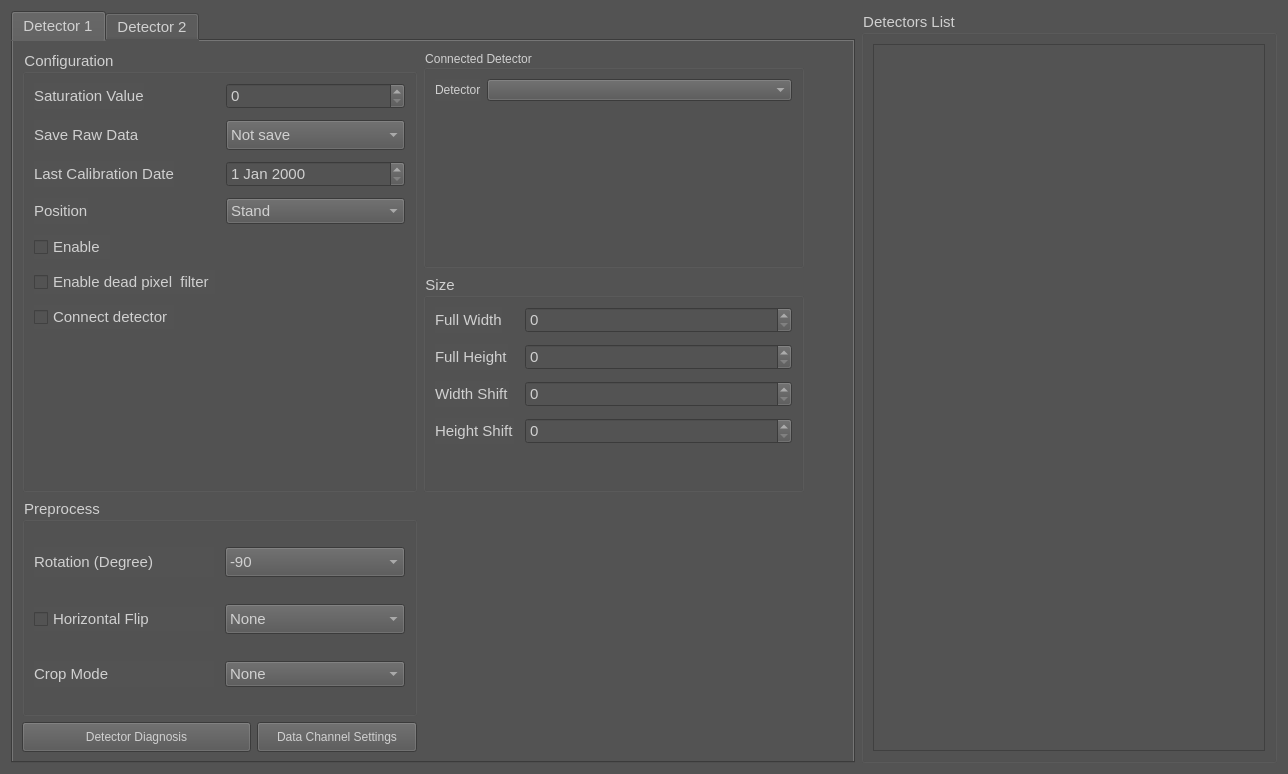
<?xml version="1.0" encoding="UTF-8"?>
<ui version="4.0">
 <class>DetectorConfigurationWidget</class>
 <widget class="QWidget" name="DetectorConfigurationWidget">
  <property name="geometry">
   <rect>
    <x>0</x>
    <y>0</y>
    <width>1288</width>
    <height>774</height>
   </rect>
  </property>
  <property name="font">
   <font>
    <pointsize>11</pointsize>
   </font>
  </property>
  <property name="windowTitle">
   <string>Form</string>
  </property>
  <property name="styleSheet">
   <string notr="true">color: rgb(208, 208, 208);
background-color: rgb(83, 83, 83);</string>
  </property>
  <layout class="QHBoxLayout" name="horizontalLayout_2">
   <item>
    <widget class="QTabWidget" name="tabWidget">
     <property name="currentIndex">
      <number>0</number>
     </property>
     <widget class="QWidget" name="detector1Tab">
      <attribute name="title">
       <string>Detector 1</string>
      </attribute>
      <layout class="QGridLayout" name="gridLayout">
       <item row="2" column="0">
        <widget class="QGroupBox" name="detector1PreProcessStepsGroupBox">
         <property name="font">
          <font>
           <pointsize>11</pointsize>
          </font>
         </property>
         <property name="title">
          <string>Preprocess</string>
         </property>
         <layout class="QGridLayout" name="gridLayout_5">
          <property name="spacing">
           <number>11</number>
          </property>
          <item row="0" column="0">
           <widget class="QLabel" name="detector1RotationDegreeLbl">
            <property name="font">
             <font>
              <pointsize>11</pointsize>
             </font>
            </property>
            <property name="text">
             <string>Rotation (Degree)</string>
            </property>
           </widget>
          </item>
          <item row="0" column="1">
           <widget class="QComboBox" name="detector1RotationDegreeComboBox">
            <property name="minimumSize">
             <size>
              <width>125</width>
              <height>30</height>
             </size>
            </property>
            <property name="font">
             <font>
              <pointsize>11</pointsize>
             </font>
            </property>
            <item>
             <property name="text">
              <string>-90</string>
             </property>
            </item>
            <item>
             <property name="text">
              <string>0</string>
             </property>
            </item>
            <item>
             <property name="text">
              <string>+90</string>
             </property>
            </item>
            <item>
             <property name="text">
              <string>+180</string>
             </property>
            </item>
           </widget>
          </item>
          <item row="1" column="0">
           <widget class="QCheckBox" name="detector1HorizontalFlipCheckBox">
            <property name="font">
             <font>
              <pointsize>11</pointsize>
             </font>
            </property>
            <property name="text">
             <string>Horizontal Flip</string>
            </property>
           </widget>
          </item>
          <item row="1" column="1">
           <widget class="QComboBox" name="dector1CropModeComboBox">
            <property name="minimumSize">
             <size>
              <width>125</width>
              <height>30</height>
             </size>
            </property>
            <property name="font">
             <font>
              <pointsize>11</pointsize>
             </font>
            </property>
            <item>
             <property name="text">
              <string>None</string>
             </property>
            </item>
            <item>
             <property name="text">
              <string>Software</string>
             </property>
            </item>
            <item>
             <property name="text">
              <string>Hardware</string>
             </property>
            </item>
           </widget>
          </item>
          <item row="2" column="0">
           <widget class="QLabel" name="detector1CropModeLbl">
            <property name="font">
             <font>
              <pointsize>11</pointsize>
             </font>
            </property>
            <property name="text">
             <string>Crop Mode</string>
            </property>
           </widget>
          </item>
          <item row="2" column="1">
           <widget class="QComboBox" name="detector1CropModeComboBox">
            <property name="font">
             <font>
              <pointsize>11</pointsize>
             </font>
            </property>
            <item>
             <property name="text">
              <string>None</string>
             </property>
            </item>
            <item>
             <property name="text">
              <string>Software</string>
             </property>
            </item>
            <item>
             <property name="text">
              <string>Hardware</string>
             </property>
            </item>
           </widget>
          </item>
         </layout>
        </widget>
       </item>
       <item row="0" column="1">
        <widget class="QGroupBox" name="connectedDetector1GroupBox">
         <property name="title">
          <string>Connected Detector</string>
         </property>
         <layout class="QFormLayout" name="formLayout_3">
          <item row="0" column="0">
           <widget class="QLabel" name="detectorLbl">
            <property name="text">
             <string>Detector</string>
            </property>
           </widget>
          </item>
          <item row="0" column="1">
           <widget class="QComboBox" name="connectedDetector1ComboBox"/>
          </item>
         </layout>
        </widget>
       </item>
       <item row="3" column="0">
        <layout class="QHBoxLayout" name="horizontalLayout_4">
         <item>
          <widget class="QPushButton" name="detector1DiagnosisPushButton">
           <property name="minimumSize">
            <size>
             <width>0</width>
             <height>30</height>
            </size>
           </property>
           <property name="text">
            <string>Detector Diagnosis</string>
           </property>
          </widget>
         </item>
         <item>
          <widget class="QPushButton" name="detector1DataChannelSettingBtn">
           <property name="minimumSize">
            <size>
             <width>0</width>
             <height>30</height>
            </size>
           </property>
           <property name="maximumSize">
            <size>
             <width>160</width>
             <height>16777215</height>
            </size>
           </property>
           <property name="text">
            <string>Data Channel Settings</string>
           </property>
          </widget>
         </item>
        </layout>
       </item>
       <item row="2" column="1">
        <spacer name="horizontalSpacer_3">
         <property name="orientation">
          <enum>Qt::Orientation::Horizontal</enum>
         </property>
         <property name="sizeHint" stdset="0">
          <size>
           <width>40</width>
           <height>20</height>
          </size>
         </property>
        </spacer>
       </item>
       <item row="0" column="0" rowspan="2">
        <widget class="QGroupBox" name="detector1ConfigurationGroupBox">
         <property name="font">
          <font>
           <pointsize>11</pointsize>
          </font>
         </property>
         <property name="title">
          <string>Configuration</string>
         </property>
         <layout class="QFormLayout" name="formLayout_7">
          <property name="horizontalSpacing">
           <number>11</number>
          </property>
          <property name="verticalSpacing">
           <number>11</number>
          </property>
          <item row="0" column="0">
           <widget class="QLabel" name="detector1SaturationValueLbl">
            <property name="font">
             <font>
              <pointsize>11</pointsize>
             </font>
            </property>
            <property name="text">
             <string>Saturation Value</string>
            </property>
           </widget>
          </item>
          <item row="0" column="1">
           <widget class="QSpinBox" name="detector1SaturationValueSpinBox">
            <property name="font">
             <font>
              <pointsize>11</pointsize>
             </font>
            </property>
           </widget>
          </item>
          <item row="1" column="0">
           <widget class="QLabel" name="detector1SaveRawDataLbl">
            <property name="font">
             <font>
              <pointsize>11</pointsize>
             </font>
            </property>
            <property name="text">
             <string>Save Raw Data</string>
            </property>
           </widget>
          </item>
          <item row="1" column="1">
           <widget class="QComboBox" name="dector1SaveRawDataComboBox">
            <property name="minimumSize">
             <size>
              <width>125</width>
              <height>30</height>
             </size>
            </property>
            <property name="font">
             <font>
              <pointsize>11</pointsize>
             </font>
            </property>
            <item>
             <property name="text">
              <string>Not save</string>
             </property>
            </item>
            <item>
             <property name="text">
              <string>Save before calibration</string>
             </property>
            </item>
            <item>
             <property name="text">
              <string>Save after calibration</string>
             </property>
            </item>
            <item>
             <property name="text">
              <string>Save all</string>
             </property>
            </item>
           </widget>
          </item>
          <item row="2" column="0">
           <widget class="QLabel" name="detector1LastCalibrationDateLbl">
            <property name="font">
             <font>
              <pointsize>11</pointsize>
             </font>
            </property>
            <property name="text">
             <string>Last Calibration Date</string>
            </property>
           </widget>
          </item>
          <item row="2" column="1">
           <widget class="QDateEdit" name="detector1LastCalibrationDateEdit">
            <property name="font">
             <font>
              <pointsize>11</pointsize>
             </font>
            </property>
           </widget>
          </item>
          <item row="3" column="0">
           <widget class="QLabel" name="detector1PositionLbl">
            <property name="font">
             <font>
              <pointsize>11</pointsize>
             </font>
            </property>
            <property name="text">
             <string>Position</string>
            </property>
           </widget>
          </item>
          <item row="3" column="1">
           <widget class="QComboBox" name="detector1PositionComboBox">
            <property name="font">
             <font>
              <pointsize>11</pointsize>
             </font>
            </property>
            <item>
             <property name="text">
              <string>Stand</string>
             </property>
            </item>
            <item>
             <property name="text">
              <string>Table</string>
             </property>
            </item>
            <item>
             <property name="text">
              <string>Motorized</string>
             </property>
            </item>
            <item>
             <property name="text">
              <string>Portable</string>
             </property>
            </item>
           </widget>
          </item>
          <item row="4" column="0">
           <widget class="QCheckBox" name="detector1EnableCheckBox">
            <property name="font">
             <font>
              <pointsize>11</pointsize>
             </font>
            </property>
            <property name="text">
             <string>Enable </string>
            </property>
           </widget>
          </item>
          <item row="5" column="0">
           <widget class="QCheckBox" name="detector1EnableDeadPixelFilterCheckBox">
            <property name="font">
             <font>
              <pointsize>11</pointsize>
             </font>
            </property>
            <property name="text">
             <string>Enable dead pixel  filter</string>
            </property>
           </widget>
          </item>
          <item row="6" column="0">
           <widget class="QCheckBox" name="detector1ConnectDetectorCheckBox">
            <property name="font">
             <font>
              <pointsize>11</pointsize>
             </font>
            </property>
            <property name="text">
             <string>Connect detector</string>
            </property>
           </widget>
          </item>
         </layout>
        </widget>
       </item>
       <item row="1" column="1">
        <widget class="QGroupBox" name="detector1SizeGroupBox">
         <property name="font">
          <font>
           <pointsize>11</pointsize>
          </font>
         </property>
         <property name="title">
          <string>Size</string>
         </property>
         <layout class="QFormLayout" name="formLayout_15">
          <property name="horizontalSpacing">
           <number>11</number>
          </property>
          <property name="verticalSpacing">
           <number>11</number>
          </property>
          <item row="0" column="0">
           <widget class="QLabel" name="detector1FullWidthLbl">
            <property name="font">
             <font>
              <pointsize>11</pointsize>
             </font>
            </property>
            <property name="text">
             <string>Full Width</string>
            </property>
           </widget>
          </item>
          <item row="0" column="1">
           <widget class="QSpinBox" name="detector1FullWidthSpinBox">
            <property name="font">
             <font>
              <pointsize>11</pointsize>
             </font>
            </property>
           </widget>
          </item>
          <item row="1" column="0">
           <widget class="QLabel" name="detector1FullHeightLbl">
            <property name="font">
             <font>
              <pointsize>11</pointsize>
             </font>
            </property>
            <property name="text">
             <string>Full Height</string>
            </property>
           </widget>
          </item>
          <item row="1" column="1">
           <widget class="QSpinBox" name="detector1FullHeightSpinBox">
            <property name="font">
             <font>
              <pointsize>11</pointsize>
             </font>
            </property>
           </widget>
          </item>
          <item row="2" column="0">
           <widget class="QLabel" name="detector1WidthShiftLbl">
            <property name="font">
             <font>
              <pointsize>11</pointsize>
             </font>
            </property>
            <property name="text">
             <string>Width Shift</string>
            </property>
           </widget>
          </item>
          <item row="2" column="1">
           <widget class="QSpinBox" name="detector1WidthShiftSpinBox">
            <property name="font">
             <font>
              <pointsize>11</pointsize>
             </font>
            </property>
           </widget>
          </item>
          <item row="3" column="0">
           <widget class="QLabel" name="detector1HeightShiftLbl">
            <property name="font">
             <font>
              <pointsize>11</pointsize>
             </font>
            </property>
            <property name="text">
             <string>Height Shift</string>
            </property>
           </widget>
          </item>
          <item row="3" column="1">
           <widget class="QSpinBox" name="detector1HeightShiftSpinBox">
            <property name="font">
             <font>
              <pointsize>11</pointsize>
             </font>
            </property>
           </widget>
          </item>
         </layout>
        </widget>
       </item>
       <item row="1" column="2">
        <spacer name="horizontalSpacer_2">
         <property name="orientation">
          <enum>Qt::Orientation::Horizontal</enum>
         </property>
         <property name="sizeType">
          <enum>QSizePolicy::Policy::Fixed</enum>
         </property>
         <property name="sizeHint" stdset="0">
          <size>
           <width>40</width>
           <height>20</height>
          </size>
         </property>
        </spacer>
       </item>
      </layout>
     </widget>
     <widget class="QWidget" name="detector2Tab">
      <attribute name="title">
       <string>Detector 2</string>
      </attribute>
      <layout class="QGridLayout" name="gridLayout_2">
       <item row="0" column="0" rowspan="2">
        <widget class="QGroupBox" name="detector2ConfigurationGroupBox">
         <property name="font">
          <font>
           <pointsize>11</pointsize>
          </font>
         </property>
         <property name="title">
          <string>Configuration</string>
         </property>
         <layout class="QFormLayout" name="formLayout_6">
          <property name="horizontalSpacing">
           <number>11</number>
          </property>
          <property name="verticalSpacing">
           <number>11</number>
          </property>
          <item row="0" column="0">
           <widget class="QLabel" name="detector2SaturationValueLbl">
            <property name="font">
             <font>
              <pointsize>11</pointsize>
             </font>
            </property>
            <property name="text">
             <string>Saturation Value</string>
            </property>
           </widget>
          </item>
          <item row="0" column="1">
           <widget class="QSpinBox" name="detector2SaturationValueSpinBox">
            <property name="font">
             <font>
              <pointsize>11</pointsize>
             </font>
            </property>
           </widget>
          </item>
          <item row="1" column="0">
           <widget class="QLabel" name="detector2SaveRawDataLbl">
            <property name="font">
             <font>
              <pointsize>11</pointsize>
             </font>
            </property>
            <property name="text">
             <string>Save Raw Data</string>
            </property>
           </widget>
          </item>
          <item row="1" column="1">
           <widget class="QComboBox" name="dector2SaveRawDataComboBox">
            <property name="minimumSize">
             <size>
              <width>125</width>
              <height>30</height>
             </size>
            </property>
            <property name="font">
             <font>
              <pointsize>11</pointsize>
             </font>
            </property>
            <item>
             <property name="text">
              <string>Not save</string>
             </property>
            </item>
            <item>
             <property name="text">
              <string>Save before calibration</string>
             </property>
            </item>
            <item>
             <property name="text">
              <string>Save after calibration</string>
             </property>
            </item>
            <item>
             <property name="text">
              <string>Save all</string>
             </property>
            </item>
           </widget>
          </item>
          <item row="2" column="0">
           <widget class="QLabel" name="detector2LastCalibrationDateLbl">
            <property name="font">
             <font>
              <pointsize>11</pointsize>
             </font>
            </property>
            <property name="text">
             <string>Last Calibration Date</string>
            </property>
           </widget>
          </item>
          <item row="2" column="1">
           <widget class="QDateEdit" name="detector2LastCalibrationDateEdit">
            <property name="font">
             <font>
              <pointsize>11</pointsize>
             </font>
            </property>
           </widget>
          </item>
          <item row="3" column="0">
           <widget class="QLabel" name="detector2PositionLbl">
            <property name="font">
             <font>
              <pointsize>11</pointsize>
             </font>
            </property>
            <property name="text">
             <string>Position</string>
            </property>
           </widget>
          </item>
          <item row="3" column="1">
           <widget class="QComboBox" name="detector2PositionComboBox">
            <property name="font">
             <font>
              <pointsize>11</pointsize>
             </font>
            </property>
            <item>
             <property name="text">
              <string>Stand</string>
             </property>
            </item>
            <item>
             <property name="text">
              <string>Table</string>
             </property>
            </item>
            <item>
             <property name="text">
              <string>Motorized</string>
             </property>
            </item>
            <item>
             <property name="text">
              <string>Portable</string>
             </property>
            </item>
           </widget>
          </item>
          <item row="4" column="0">
           <widget class="QCheckBox" name="detector2EnableCheckBox">
            <property name="font">
             <font>
              <pointsize>11</pointsize>
             </font>
            </property>
            <property name="text">
             <string>Enable </string>
            </property>
           </widget>
          </item>
          <item row="5" column="0">
           <widget class="QCheckBox" name="detector2EnableDeadPixelFilterCheckBox">
            <property name="font">
             <font>
              <pointsize>11</pointsize>
             </font>
            </property>
            <property name="text">
             <string>Enable dead pixel  filter</string>
            </property>
           </widget>
          </item>
          <item row="6" column="0">
           <widget class="QCheckBox" name="detector2ConnectDetectorCheckBox">
            <property name="font">
             <font>
              <pointsize>11</pointsize>
             </font>
            </property>
            <property name="text">
             <string>Connect detector</string>
            </property>
           </widget>
          </item>
         </layout>
        </widget>
       </item>
       <item row="0" column="1">
        <widget class="QGroupBox" name="connectedDetector2GroupBox">
         <property name="title">
          <string>Connected Detector</string>
         </property>
         <layout class="QFormLayout" name="formLayout_5">
          <item row="0" column="0">
           <widget class="QLabel" name="detector2Lbl">
            <property name="text">
             <string>Detector</string>
            </property>
           </widget>
          </item>
          <item row="0" column="1">
           <widget class="QComboBox" name="connectedDetector2ComboBox"/>
          </item>
         </layout>
        </widget>
       </item>
       <item row="1" column="1">
        <widget class="QGroupBox" name="detector2SizeGroupBox">
         <property name="font">
          <font>
           <pointsize>11</pointsize>
          </font>
         </property>
         <property name="title">
          <string>Size</string>
         </property>
         <layout class="QFormLayout" name="formLayout_14">
          <property name="horizontalSpacing">
           <number>11</number>
          </property>
          <property name="verticalSpacing">
           <number>11</number>
          </property>
          <item row="0" column="0">
           <widget class="QLabel" name="detector2FullWidthLbl">
            <property name="font">
             <font>
              <pointsize>11</pointsize>
             </font>
            </property>
            <property name="text">
             <string>Full Width</string>
            </property>
           </widget>
          </item>
          <item row="0" column="1">
           <widget class="QSpinBox" name="detector2FullWidthSpinBox">
            <property name="font">
             <font>
              <pointsize>11</pointsize>
             </font>
            </property>
           </widget>
          </item>
          <item row="1" column="0">
           <widget class="QLabel" name="detector2FullHeightLbl">
            <property name="font">
             <font>
              <pointsize>11</pointsize>
             </font>
            </property>
            <property name="text">
             <string>Full Height</string>
            </property>
           </widget>
          </item>
          <item row="1" column="1">
           <widget class="QSpinBox" name="detector2FullHeightSpinBox">
            <property name="font">
             <font>
              <pointsize>11</pointsize>
             </font>
            </property>
           </widget>
          </item>
          <item row="2" column="0">
           <widget class="QLabel" name="detector2WidthShiftLbl">
            <property name="font">
             <font>
              <pointsize>11</pointsize>
             </font>
            </property>
            <property name="text">
             <string>Width Shift</string>
            </property>
           </widget>
          </item>
          <item row="2" column="1">
           <widget class="QSpinBox" name="detector2WidthShiftSpinBox">
            <property name="font">
             <font>
              <pointsize>11</pointsize>
             </font>
            </property>
           </widget>
          </item>
          <item row="3" column="0">
           <widget class="QLabel" name="detector2HeightShiftLbl">
            <property name="font">
             <font>
              <pointsize>11</pointsize>
             </font>
            </property>
            <property name="text">
             <string>Height Shift</string>
            </property>
           </widget>
          </item>
          <item row="3" column="1">
           <widget class="QSpinBox" name="detector2HeightShiftSpinBox">
            <property name="font">
             <font>
              <pointsize>11</pointsize>
             </font>
            </property>
           </widget>
          </item>
         </layout>
        </widget>
       </item>
       <item row="1" column="2">
        <spacer name="horizontalSpacer">
         <property name="orientation">
          <enum>Qt::Orientation::Horizontal</enum>
         </property>
         <property name="sizeHint" stdset="0">
          <size>
           <width>40</width>
           <height>20</height>
          </size>
         </property>
        </spacer>
       </item>
       <item row="2" column="0">
        <widget class="QGroupBox" name="detector2PreProcessStepsGroupBox_2">
         <property name="font">
          <font>
           <pointsize>11</pointsize>
          </font>
         </property>
         <property name="title">
          <string>Preprocess</string>
         </property>
         <layout class="QGridLayout" name="gridLayout_3">
          <property name="spacing">
           <number>11</number>
          </property>
          <item row="0" column="0">
           <widget class="QLabel" name="detector2RotationDegreeLbl">
            <property name="font">
             <font>
              <pointsize>11</pointsize>
             </font>
            </property>
            <property name="text">
             <string>Rotation (Degree)</string>
            </property>
           </widget>
          </item>
          <item row="0" column="1">
           <widget class="QComboBox" name="detector2RotationDegreeComboBox">
            <property name="minimumSize">
             <size>
              <width>125</width>
              <height>30</height>
             </size>
            </property>
            <property name="font">
             <font>
              <pointsize>11</pointsize>
             </font>
            </property>
            <item>
             <property name="text">
              <string>-90</string>
             </property>
            </item>
            <item>
             <property name="text">
              <string>0</string>
             </property>
            </item>
            <item>
             <property name="text">
              <string>+90</string>
             </property>
            </item>
            <item>
             <property name="text">
              <string>+180</string>
             </property>
            </item>
           </widget>
          </item>
          <item row="1" column="0">
           <widget class="QCheckBox" name="detector2HorizontalFlipCheckBox">
            <property name="font">
             <font>
              <pointsize>11</pointsize>
             </font>
            </property>
            <property name="text">
             <string>Horizontal Flip</string>
            </property>
           </widget>
          </item>
          <item row="1" column="1">
           <widget class="QComboBox" name="dector2CropModeComboBox">
            <property name="minimumSize">
             <size>
              <width>125</width>
              <height>30</height>
             </size>
            </property>
            <property name="font">
             <font>
              <pointsize>11</pointsize>
             </font>
            </property>
            <item>
             <property name="text">
              <string>None</string>
             </property>
            </item>
            <item>
             <property name="text">
              <string>Software</string>
             </property>
            </item>
            <item>
             <property name="text">
              <string>Hardware</string>
             </property>
            </item>
           </widget>
          </item>
          <item row="2" column="0">
           <widget class="QLabel" name="detector2CropModeLbl_3">
            <property name="font">
             <font>
              <pointsize>11</pointsize>
             </font>
            </property>
            <property name="text">
             <string>Crop Mode</string>
            </property>
           </widget>
          </item>
          <item row="2" column="1">
           <widget class="QComboBox" name="detector2CropModeComboBox">
            <property name="font">
             <font>
              <pointsize>11</pointsize>
             </font>
            </property>
            <item>
             <property name="text">
              <string>None</string>
             </property>
            </item>
            <item>
             <property name="text">
              <string>Software</string>
             </property>
            </item>
            <item>
             <property name="text">
              <string>Hardware</string>
             </property>
            </item>
           </widget>
          </item>
         </layout>
        </widget>
       </item>
       <item row="2" column="1">
        <spacer name="horizontalSpacer_4">
         <property name="orientation">
          <enum>Qt::Orientation::Horizontal</enum>
         </property>
         <property name="sizeHint" stdset="0">
          <size>
           <width>381</width>
           <height>17</height>
          </size>
         </property>
        </spacer>
       </item>
       <item row="3" column="0">
        <layout class="QHBoxLayout" name="horizontalLayout_3">
         <item>
          <widget class="QPushButton" name="detector2DiagnosisPushButton">
           <property name="minimumSize">
            <size>
             <width>0</width>
             <height>30</height>
            </size>
           </property>
           <property name="text">
            <string>Detector Diagnosis</string>
           </property>
          </widget>
         </item>
         <item>
          <widget class="QPushButton" name="detector2DataChannelSettingBtn">
           <property name="minimumSize">
            <size>
             <width>0</width>
             <height>30</height>
            </size>
           </property>
           <property name="maximumSize">
            <size>
             <width>160</width>
             <height>16777215</height>
            </size>
           </property>
           <property name="text">
            <string>Data Channel Settings</string>
           </property>
          </widget>
         </item>
        </layout>
       </item>
      </layout>
     </widget>
    </widget>
   </item>
   <item>
    <widget class="QGroupBox" name="detectorListGroupBox">
     <property name="font">
      <font>
       <pointsize>11</pointsize>
      </font>
     </property>
     <property name="title">
      <string>Detectors List</string>
     </property>
     <layout class="QVBoxLayout" name="verticalLayout_2">
      <item>
       <widget class="QTableView" name="detectorTableView"/>
      </item>
     </layout>
    </widget>
   </item>
  </layout>
 </widget>
 <resources/>
 <connections/>
</ui>
